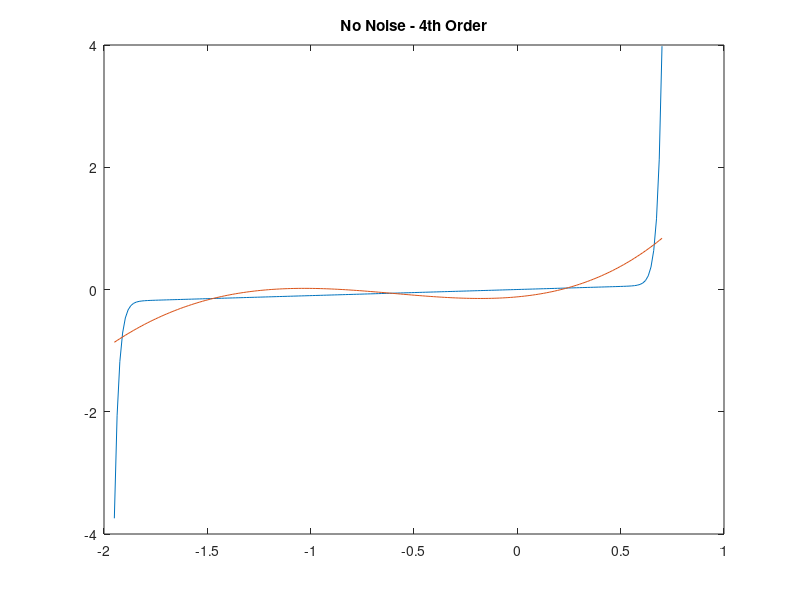
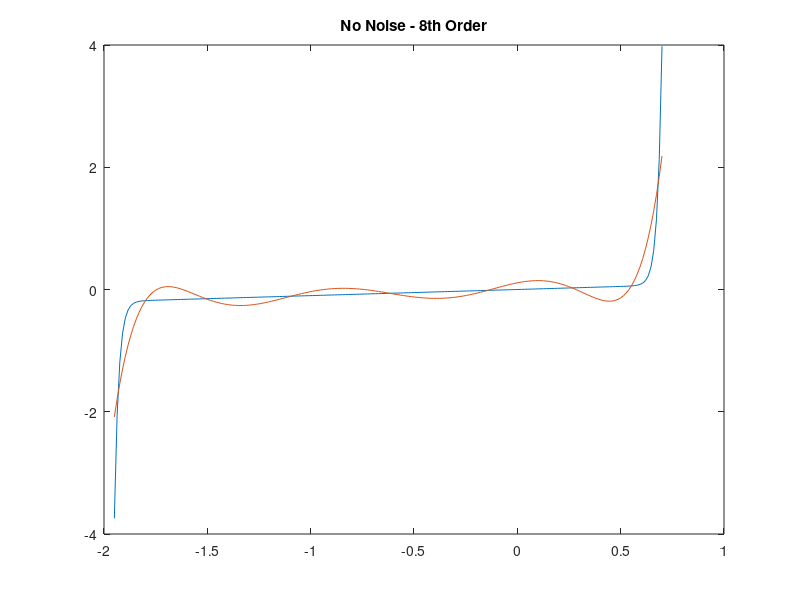
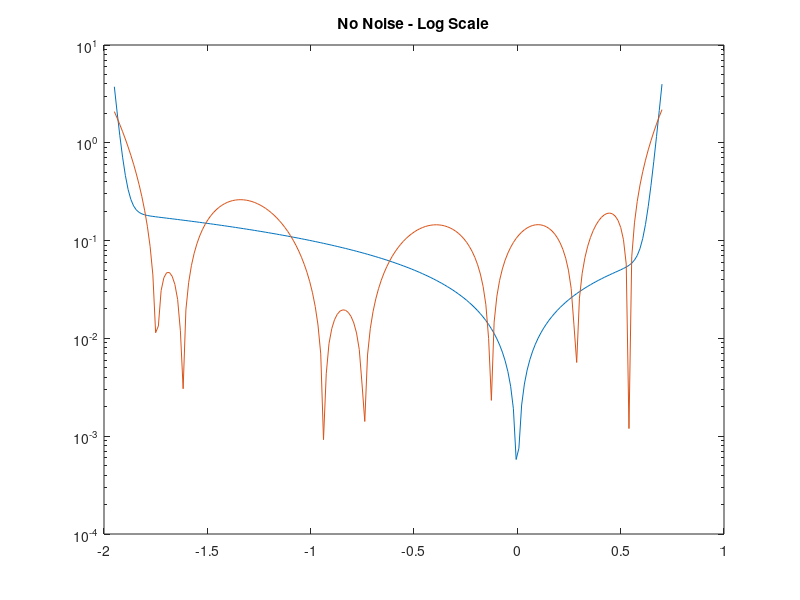
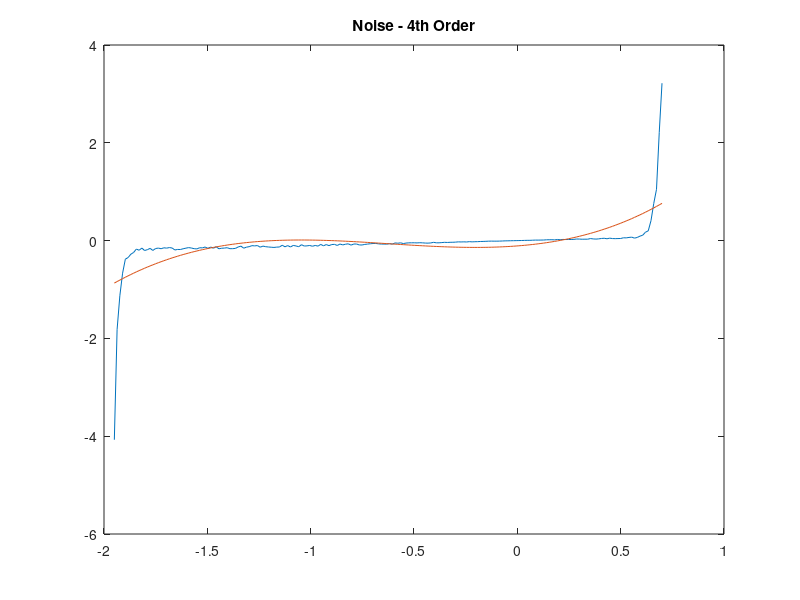

Write MATLAB code to recreate these figures, in order. (Note: this script raises an error after producing the figures.)
%
% ELEC 4700 PA 8
%
% Diode Paramater Extraction
%
% Tom Palmer - 101045113
%
% 06 MAR 2020
%

% Setup
clear
clc

% Define Variables
V = linspace(-1.95,0.7,200);
Is = 0.01e-12;
Ib = 0.1e-12;
Vb = 1.3;
Gp = 0.1;

I = zeros(1,200);
In = zeros(1,200);

for n = 1:200
    
    I(1,n) = (Is*(exp(V(1,n)*1.2/0.025)-1)) + (Gp*V(1,n)) - Ib*(exp(1.2*(-(V(1,n)+Vb))/0.025)-1);
    
end

noise = (rand(1,200)*0.4)+0.8;

for n = 1:200
    
    In(1,n) = noise(1,n)*I(1,n);
    
end

figure(1)
plot(V,I)
title("No Noise - 4th Order");
hold on
pI_4th = polyfit(V,I,4);
I_4th = polyval(pI_4th,V);
plot(V,I_4th)
hold off

figure(2)
plot(V,I)
title("No Noise - 8th Order");
hold on
pI_8th = polyfit(V,I,8);
I_8th = polyval(pI_8th,V);
plot(V,I_8th)
hold off

figure(3)
semilogy(V,abs(I))
title("No Noise - Log Scale");
hold on
semilogy(V,abs(I_8th))
hold off

figure(4)
plot(V,In)
title("Noise - 4th Order");
hold on
pIn_4th = polyfit(V,In,4);
In_4th = polyval(pIn_4th,V);
plot(V,In_4th)
hold off

figure(5)
plot(V,In)
title("Noise - 8th Order");
hold on
pIn_8th = polyfit(V,In,8);
In_8th = polyval(pIn_8th,V);
plot(V,In_8th)
hold off

figure(6)
semilogy(V,abs(In))
title("Noise - Log Scale");
hold on
semilogy(V,abs(In_8th))
hold off

% Using fit()

% fit A & C
fo = fittype('(A*(exp(x*1.2/0.025)-1)) + (Gp*x) - C*(exp(1.2*(-(x+Vb))/0.025)-1)');
ff = fit(V',I',fo, 'StartPoint', [0,0,0,0]);
If = ff(V);
figure(7)
plot(V,If)
title("fit A & C");


% fit A, B, & C
fo = fittype('(A*(exp(x*1.2/0.025)-1)) + (B*x) - C*(exp(1.2*(-(x+Vb))/0.025)-1)');
ff = fit(V',I',fo, 'StartPoint', [0,0,0,0]);
If = ff(V);
figure(8)
plot(V,If)
title("fit A, B, & C");

% fit A, B, C, & D
fo = fittype('(A*(exp(x*1.2/0.025)-1)) + (B*x) - C*(exp(1.2*(-(x+D))/0.025)-1)');
ff = fit(V',I',fo, 'StartPoint', [0,0,0,0]);
If = ff(V);
figure(9)
plot(V,If)
title("fit A, B, C, & D");



% Using neural net model
inputs = V.';
targets = I.';
hiddenLayerSize = 10;
net = fitnet(hiddenLayerSize);
net.divideParam.trainRatio = 70/100;
net.divideParam.valRatio = 15/100;
net.divideParam.testRatio = 15/100;
[net,tr] = train(net,inputs,targets);
outputs = net(inputs);
errors = gsubtract(outputs,targets);
performance = perform(net,targets,outputs);
view(net)
Inn = outputs

figure(10)
plot(V,Inn)
title('Neural Net Output')

% Using neural net model
inputs = V.';
targets = In.';
hiddenLayerSize = 10;
net = fitnet(hiddenLayerSize);
net.divideParam.trainRatio = 70/100;
net.divideParam.valRatio = 15/100;
net.divideParam.testRatio = 15/100;
[net,tr] = train(net,inputs,targets);
outputs = net(inputs);
errors = gsubtract(outputs,targets);
performance = perform(net,targets,outputs);
view(net)
Inn = outputs

figure(10)
plot(V,Inn)
title('Neural Net Output Noise')
